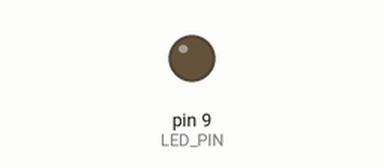
A sketch run on a simulated Arduino Uno, built with avr-gcc and run on an emulated ATmega328P. On the bench: output pins drawn as LEDs (lit = HIGH). Pins used as bus, display or sensor lines are not drawn.

Above: at 0.1 s.
At 5.1 s:
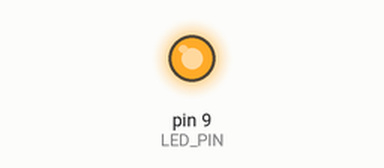
Timing chart, 0 to 7.5 s (numbered marks = the images above):
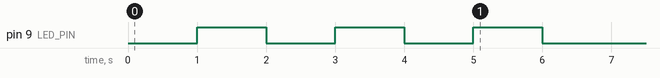

The sketch:

2_circuit_latch.ino
```cpp
// Define power latch pin  Arduino (Digital 5)
const int powerLatch = 5;

#define LED_PIN 9

void setup() {
  // Define pin as an OUTPUT
  pinMode(powerLatch, OUTPUT);

  // Keeps the circuit on

  digitalWrite(powerLatch, HIGH);
  delay(1000);
  pinMode(LED_PIN, OUTPUT);
  digitalWrite(LED_PIN, HIGH);
  delay(1000);
  digitalWrite(LED_PIN, LOW );
  delay(1000);
  digitalWrite(LED_PIN, HIGH);
  delay(1000);
  digitalWrite(LED_PIN, LOW );
  delay(1000);
  digitalWrite(LED_PIN, HIGH);
  delay(1000);
  digitalWrite(LED_PIN, LOW );

  delay(15000);

  // Turns the power latch circuit off
  digitalWrite(powerLatch, LOW);
}

void loop() {


}
```
